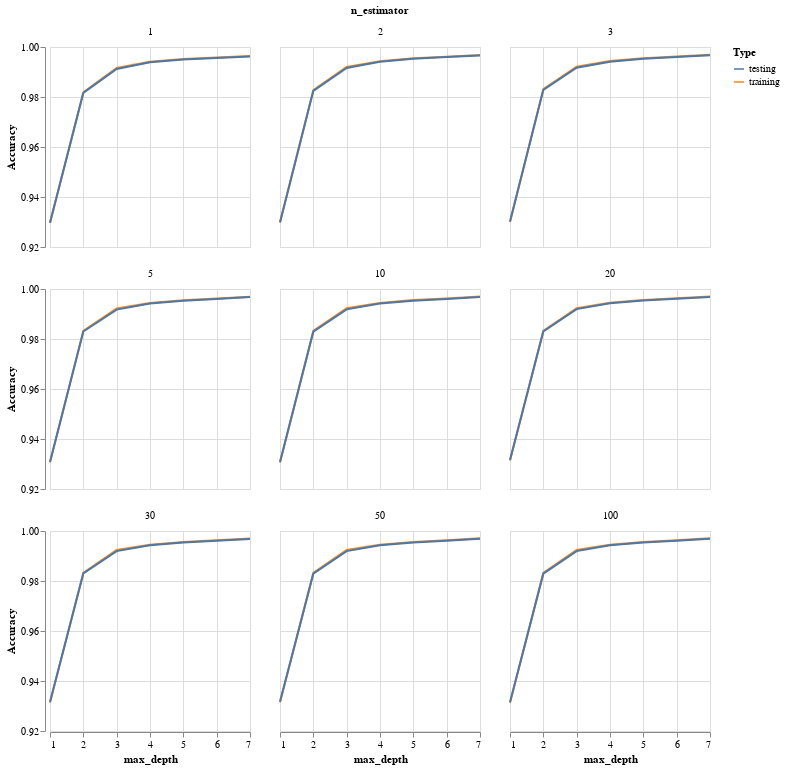

The notebook cell this image was saved under:
### Code cell
n_est = [1,2,3,5,10,20,30,50,100]
max_depth = range(1,8)
X_train, X_test, y_train, y_test = test_train_compound(df, "tbp")
trees = []
train_acc = []
test_acc = []
depth = []
for j in max_depth:
    for i in n_est:
        trees.append(i)
        depth.append(j)
        rf = RandomForestRegressor(n_estimators = i, max_depth = j, random_state=0).fit(X_train, y_train)
        train_acc.append(rf.score(X_train, y_train))
        test_acc.append(rf.score(X_test, y_test))
        #print(j,i)
df_rf = pd.DataFrame({'training' : train_acc,
                      'testing' : test_acc,
                      'n_estimator' : trees,
                      'max_depth' : depth})
df_rf = df_rf.melt(id_vars = ['n_estimator', 'max_depth'], var_name = 'Type', value_name = 'Accuracy')
df_rf
alt.Chart(df_rf).mark_line().encode(
    alt.X('max_depth'),
    alt.Y('Accuracy', scale=alt.Scale(domain=[0.92, 1])),
    alt.Color('Type'),
    alt.Facet('n_estimator')
    ).properties(width = 200, height = 200, columns = 3)

### Figure 1 — Vega-Lite specification as saved in the notebook (floating-point values rounded to 4 significant figures)
{"$schema": "https://vega.github.io/schema/vega-lite/v3.4.0.json", "columns": 3, "config": {"mark": {"tooltip": null}, "view": {"height": 300, "width": 400}}, "data": {"name": "data-9ccb5c002d7681a5549740b044973dbe"}, "datasets": {"data-9ccb5c002d7681a5549740b044973dbe": [{"Accuracy": 0.9297, "Type": "training", "max_depth": 1, "n_estimator": 1}, {"Accuracy": 0.9299, "Type": "training", "max_depth": 1, "n_estimator": 2}, {"Accuracy": 0.93, "Type": "training", "max_depth": 1, "n_estimator": 3}, {"Accuracy": 0.9307, "Type": "training", "max_depth": 1, "n_estimator": 5}, {"Accuracy": 0.9306, "Type": "training", "max_depth": 1, "n_estimator": 10}, {"Accuracy": 0.9314, "Type": "training", "max_depth": 1, "n_estimator": 20}, {"Accuracy": 0.9314, "Type": "training", "max_depth": 1, "n_estimator": 30}, {"Accuracy": 0.9315, "Type": "training", "max_depth": 1, "n_estimator": 50}, {"Accuracy": 0.9313, "Type": "training", "max_depth": 1, "n_estimator": 100}, {"Accuracy": 0.9819, "Type": "training", "max_depth": 2, "n_estimator": 1}, {"Accuracy": 0.9828, "Type": "training", "max_depth": 2, "n_estimator": 2}, {"Accuracy": 0.9831, "Type": "training", "max_depth": 2, "n_estimator": 3}, {"Accuracy": 0.9833, "Type": "training", "max_depth": 2, "n_estimator": 5}, {"Accuracy": 0.9832, "Type": "training", "max_depth": 2, "n_estimator": 10}, {"Accuracy": 0.9833, "Type": "training", "max_depth": 2, "n_estimator": 20}, {"Accuracy": 0.9833, "Type": "training", "max_depth": 2, "n_estimator": 30}, {"Accuracy": 0.9832, "Type": "training", "max_depth": 2, "n_estimator": 50}, {"Accuracy": 0.9832, "Type": "training", "max_depth": 2, "n_estimator": 100}, {"Accuracy": 0.9916, "Type": "training", "max_depth": 3, "n_estimator": 1}, {"Accuracy": 0.992, "Type": "training", "max_depth": 3, "n_estimator": 2}, {"Accuracy": 0.9921, "Type": "training", "max_depth": 3, "n_estimator": 3}, {"Accuracy": 0.9922, "Type": "training", "max_depth": 3, "n_estimator": 5}, {"Accuracy": 0.9923, "Type": "training", "max_depth": 3, "n_estimator": 10}, {"Accuracy": 0.9924, "Type": "training", "max_depth": 3, "n_estimator": 20}, {"Accuracy": 0.9924, "Type": "training", "max_depth": 3, "n_estimator": 30}, {"Accuracy": 0.9924, "Type": "training", "max_depth": 3, "n_estimator": 50}, {"Accuracy": 0.9924, "Type": "training", "max_depth": 3, "n_estimator": 100}, {"Accuracy": 0.9941, "Type": "training", "max_depth": 4, "n_estimator": 1}, {"Accuracy": 0.9943, "Type": "training", "max_depth": 4, "n_estimator": 2}, {"Accuracy": 0.9944, "Type": "training", "max_depth": 4, "n_estimator": 3}, {"Accuracy": 0.9944, "Type": "training", "max_depth": 4, "n_estimator": 5}, {"Accuracy": 0.9945, "Type": "training", "max_depth": 4, "n_estimator": 10}, {"Accuracy": 0.9945, "Type": "training", "max_depth": 4, "n_estimator": 20}, {"Accuracy": 0.9945, "Type": "training", "max_depth": 4, "n_estimator": 30}, {"Accuracy": 0.9945, "Type": "training", "max_depth": 4, "n_estimator": 50}, {"Accuracy": 0.9945, "Type": "training", "max_depth": 4, "n_estimator": 100}, {"Accuracy": 0.9952, "Type": "training", "max_depth": 5, "n_estimator": 1}, {"Accuracy": 0.9955, "Type": "training", "max_depth": 5, "n_estimator": 2}, {"Accuracy": 0.9955, "Type": "training", "max_depth": 5, "n_estimator": 3}, {"Accuracy": 0.9955, "Type": "training", "max_depth": 5, "n_estimator": 5}, {"Accuracy": 0.9956, "Type": "training", "max_depth": 5, "n_estimator": 10}, {"Accuracy": 0.9956, "Type": "training", "max_depth": 5, "n_estimator": 20}, {"Accuracy": 0.9956, "Type": "training", "max_depth": 5, "n_estimator": 30}, {"Accuracy": 0.9956, "Type": "training", "max_depth": 5, "n_estimator": 50}, {"Accuracy": 0.9956, "Type": "training", "max_depth": 5, "n_estimator": 100}, {"Accuracy": 0.9958, "Type": "training", "max_depth": 6, "n_estimator": 1}, {"Accuracy": 0.9961, "Type": "training", "max_depth": 6, "n_estimator": 2}, {"Accuracy": 0.9962, "Type": "training", "max_depth": 6, "n_estimator": 3}, {"Accuracy": 0.9962, "Type": "training", "max_depth": 6, "n_estimator": 5}, {"Accuracy": 0.9962, "Type": "training", "max_depth": 6, "n_estimator": 10}, {"Accuracy": 0.9963, "Type": "training", "max_depth": 6, "n_estimator": 20}, {"Accuracy": 0.9963, "Type": "training", "max_depth": 6, "n_estimator": 30}, {"Accuracy": 0.9963, "Type": "training", "max_depth": 6, "n_estimator": 50}, {"Accuracy": 0.9963, "Type": "training", "max_depth": 6, "n_estimator": 100}, {"Accuracy": 0.9964, "Type": "training", "max_depth": 7, "n_estimator": 1}, {"Accuracy": 0.9968, "Type": "training", "max_depth": 7, "n_estimator": 2}, {"Accuracy": 0.9969, "Type": "training", "max_depth": 7, "n_estimator": 3}, {"Accuracy": 0.9969, "Type": "training", "max_depth": 7, "n_estimator": 5}, {"Accuracy": 0.997, "Type": "training", "max_depth": 7, "n_estimator": 10}, {"Accuracy": 0.997, "Type": "training", "max_depth": 7, "n_estimator": 20}, {"Accuracy": 0.997, "Type": "training", "max_depth": 7, "n_estimator": 30}, {"Accuracy": 0.9971, "Type": "training", "max_depth": 7, "n_estimator": 50}, {"Accuracy": 0.9971, "Type": "training", "max_depth": 7, "n_estimator": 100}, {"Accuracy": 0.9297, "Type": "testing", "max_depth": 1, "n_estimator": 1}, {"Accuracy": 0.9298, "Type": "testing", "max_depth": 1, "n_estimator": 2}, {"Accuracy": 0.9302, "Type": "testing", "max_depth": 1, "n_estimator": 3}, {"Accuracy": 0.9308, "Type": "testing", "max_depth": 1, "n_estimator": 5}, {"Accuracy": 0.9308, "Type": "testing", "max_depth": 1, "n_estimator": 10}, {"Accuracy": 0.9316, "Type": "testing", "max_depth": 1, "n_estimator": 20}, {"Accuracy": 0.9316, "Type": "testing", "max_depth": 1, "n_estimator": 30}, {"Accuracy": 0.9317, "Type": "testing", "max_depth": 1, "n_estimator": 50}, {"Accuracy": 0.9315, "Type": "testing", "max_depth": 1, "n_estimator": 100}, {"Accuracy": 0.9816, "Type": "testing", "max_depth": 2, "n_estimator": 1}, {"Accuracy": 0.9825, "Type": "testing", "max_depth": 2, "n_estimator": 2}, {"Accuracy": 0.9829, "Type": "testing", "max_depth": 2, "n_estimator": 3}, {"Accuracy": 0.983, "Type": "testing", "max_depth": 2, "n_estimator": 5}, {"Accuracy": 0.9829, "Type": "testing", "max_depth": 2, "n_estimator": 10}, {"Accuracy": 0.983, "Type": "testing", "max_depth": 2, "n_estimator": 20}, {"Accuracy": 0.983, "Type": "testing", "max_depth": 2, "n_estimator": 30}, {"Accuracy": 0.9829, "Type": "testing", "max_depth": 2, "n_estimator": 50}, {"Accuracy": 0.9829, "Type": "testing", "max_depth": 2, "n_estimator": 100}, {"Accuracy": 0.9912, "Type": "testing", "max_depth": 3, "n_estimator": 1}, {"Accuracy": 0.9916, "Type": "testing", "max_depth": 3, "n_estimator": 2}, {"Accuracy": 0.9917, "Type": "testing", "max_depth": 3, "n_estimator": 3}, {"Accuracy": 0.9918, "Type": "testing", "max_depth": 3, "n_estimator": 5}, {"Accuracy": 0.9919, "Type": "testing", "max_depth": 3, "n_estimator": 10}, {"Accuracy": 0.992, "Type": "testing", "max_depth": 3, "n_estimator": 20}, {"Accuracy": 0.992, "Type": "testing", "max_depth": 3, "n_estimator": 30}, {"Accuracy": 0.992, "Type": "testing", "max_depth": 3, "n_estimator": 50}, {"Accuracy": 0.992, "Type": "testing", "max_depth": 3, "n_estimator": 100}, {"Accuracy": 0.9939, "Type": "testing", "max_depth": 4, "n_estimator": 1}, {"Accuracy": 0.9941, "Type": "testing", "max_depth": 4, "n_estimator": 2}, {"Accuracy": 0.9941, "Type": "testing", "max_depth": 4, "n_estimator": 3}, {"Accuracy": 0.9942, "Type": "testing", "max_depth": 4, "n_estimator": 5}, {"Accuracy": 0.9942, "Type": "testing", "max_depth": 4, "n_estimator": 10}, {"Accuracy": 0.9943, "Type": "testing", "max_depth": 4, "n_estimator": 20}, {"Accuracy": 0.9943, "Type": "testing", "max_depth": 4, "n_estimator": 30}, {"Accuracy": 0.9943, "Type": "testing", "max_depth": 4, "n_estimator": 50}, {"Accuracy": 0.9943, "Type": "testing", "max_depth": 4, "n_estimator": 100}, {"Accuracy": 0.995, "Type": "testing", "max_depth": 5, "n_estimator": 1}, {"Accuracy": 0.9953, "Type": "testing", "max_depth": 5, "n_estimator": 2}, {"Accuracy": 0.9953, "Type": "testing", "max_depth": 5, "n_estimator": 3}, {"Accuracy": 0.9953, "Type": "testing", "max_depth": 5, "n_estimator": 5}, {"Accuracy": 0.9953, "Type": "testing", "max_depth": 5, "n_estimator": 10}, {"Accuracy": 0.9954, "Type": "testing", "max_depth": 5, "n_estimator": 20}, {"Accuracy": 0.9954, "Type": "testing", "max_depth": 5, "n_estimator": 30}, {"Accuracy": 0.9954, "Type": "testing", "max_depth": 5, "n_estimator": 50}, {"Accuracy": 0.9954, "Type": "testing", "max_depth": 5, "n_estimator": 100}, {"Accuracy": 0.9956, "Type": "testing", "max_depth": 6, "n_estimator": 1}, {"Accuracy": 0.996, "Type": "testing", "max_depth": 6, "n_estimator": 2}, {"Accuracy": 0.996, "Type": "testing", "max_depth": 6, "n_estimator": 3}, {"Accuracy": 0.996, "Type": "testing", "max_depth": 6, "n_estimator": 5}, {"Accuracy": 0.996, "Type": "testing", "max_depth": 6, "n_estimator": 10}, {"Accuracy": 0.9961, "Type": "testing", "max_depth": 6, "n_estimator": 20}, {"Accuracy": 0.9961, "Type": "testing", "max_depth": 6, "n_estimator": 30}, {"Accuracy": 0.9961, "Type": "testing", "max_depth": 6, "n_estimator": 50}, {"Accuracy": 0.9961, "Type": "testing", "max_depth": 6, "n_estimator": 100}, {"Accuracy": 0.9962, "Type": "testing", "max_depth": 7, "n_estimator": 1}, {"Accuracy": 0.9966, "Type": "testing", "max_depth": 7, "n_estimator": 2}, {"Accuracy": 0.9967, "Type": "testing", "max_depth": 7, "n_estimator": 3}, {"Accuracy": 0.9968, "Type": "testing", "max_depth": 7, "n_estimator": 5}, {"Accuracy": 0.9968, "Type": "testing", "max_depth": 7, "n_estimator": 10}, {"Accuracy": 0.9968, "Type": "testing", "max_depth": 7, "n_estimator": 20}, {"Accuracy": 0.9968, "Type": "testing", "max_depth": 7, "n_estimator": 30}, {"Accuracy": 0.9969, "Type": "testing", "max_depth": 7, "n_estimator": 50}, {"Accuracy": 0.9969, "Type": "testing", "max_depth": 7, "n_estimator": 100}]}, "encoding": {"color": {"field": "Type", "type": "nominal"}, "facet": {"field": "n_estimator", "type": "quantitative"}, "x": {"field": "max_depth", "type": "quantitative"}, "y": {"field": "Accuracy", "scale": {"domain": [0.92, 1]}, "type": "quantitative"}}, "height": 200, "mark": "line", "width": 200}
